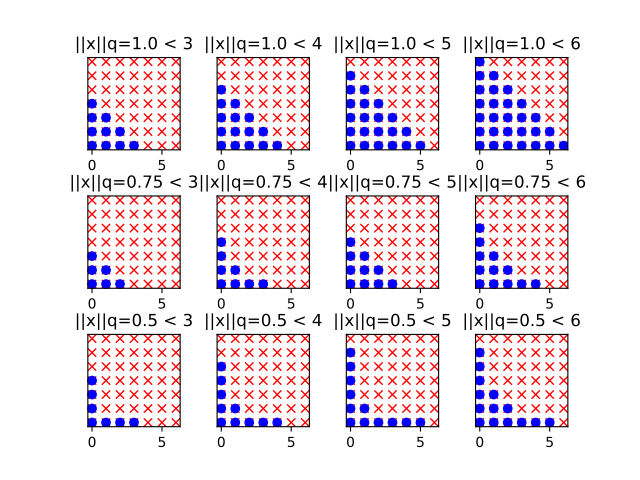

Write Python code to recreate this figure.
import openturns as ot
from matplotlib import pyplot as plt
from openturns.viewer import View

nrows=3
ncols=4

# coordinates of grid
grid = ot.Box([5, 5], ot.Interval([0.0]*2, [6.0]*2))
sample = grid.generate()
grid_x = sample.getMarginal(0)
grid_y = sample.getMarginal(1)

#plt.rc('text', usetex=True)

q_values = [1.0, 0.75, 0.5]
fig = plt.figure()
index = 1
for i in range(nrows):
    q = q_values[i]
    enumerate = ot.HyperbolicAnisotropicEnumerateFunction(2, q)
    for j in range(ncols):
        ax = fig.add_subplot(nrows, ncols, index, aspect=1.0)
        ax.plot(grid_x, grid_y, 'xr')
        strataIndex = j + 3
        strata_x, strata_y = [], []
        strataCardinal = enumerate.getStrataCumulatedCardinal(strataIndex)
        for ii in range(strataCardinal):
            x = enumerate(ii)
            strata_x.append(x[0])
            strata_y.append(x[1])
        ax.plot(strata_x, strata_y, 'ob')
        ax.set_yticks([])
        #ax.set_title('$||x||_{'+str(q)+'} \leq '+str(strataIndex)+'$')
        ax.set_title('||x||q=' + str(q) + ' < ' + str(strataIndex))
        index += 1
plt.subplots_adjust(hspace=0.5)
plt.show()
